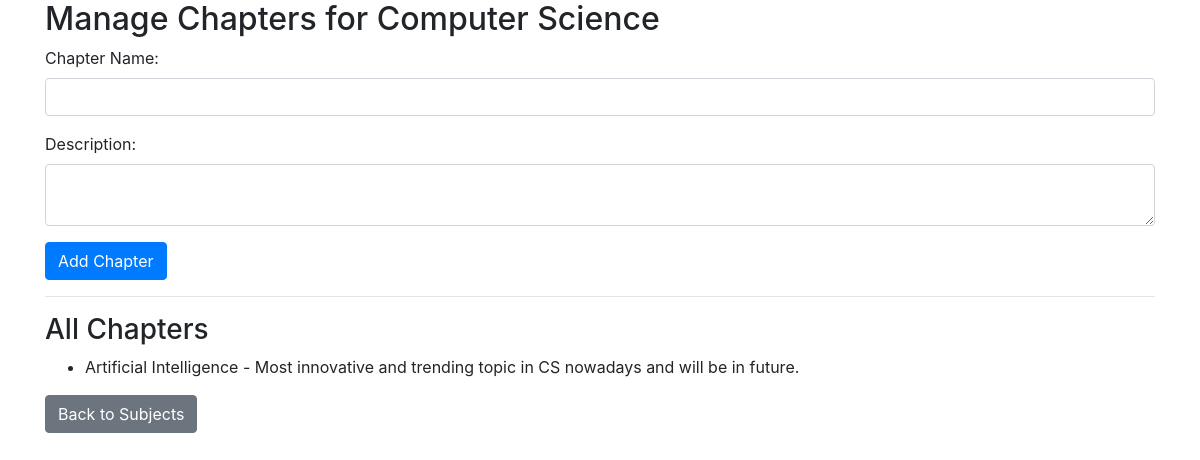
/admin/chapters/2 (signed in), run on the app's committed database.
### models/models.py (models this page shows)
class Subject(db.Model):
    id = db.Column(db.Integer, primary_key=True)
    name = db.Column(db.String(100), unique=True, nullable=False)
    description = db.Column(db.Text, nullable=True)

class Chapter(db.Model):
    id = db.Column(db.Integer, primary_key=True)
    name = db.Column(db.String(100), nullable=False)
    description = db.Column(db.Text, nullable=True)
    subject_id = db.Column(db.Integer, db.ForeignKey('subject.id'), nullable=False)
    subject = db.relationship('Subject', backref=db.backref('chapters', lazy=True))

### routes/admin_routes.py (the view, shortened to what this page needs)
@admin.route('/chapters/<int:subject_id>', methods=['GET', 'POST'])
def manage_chapters(subject_id):
    if not session.get('admin_logged_in'):
        return redirect(url_for('admin.admin_login'))
    subject = Subject.query.get_or_404(subject_id)
    chapters = Chapter.query.filter_by(subject_id=subject.id).all()
    return render_template('admin/manage_chapters.html', subject=subject, chapters=chapters)

### templates/admin/manage_chapters.html (shortened to what this page needs)
<!DOCTYPE html>
<html>
<head>
    <link rel="stylesheet" href="{{ url_for('static', filename='css/bootstrap.min.css') }}">
</head>
<body>
    <div class="container">
        <h2>Manage Chapters for {{ subject.name }}</h2>
        <form method="POST">
            <div class="form-group">
                <label for="name">Chapter Name:</label>
                <input type="text" name="name" class="form-control" required>
            </div>
            <div class="form-group">
                <label for="description">Description:</label>
                <textarea name="description" class="form-control"></textarea>
            </div>
            <button type="submit" class="btn btn-primary">Add Chapter</button>
        </form>
        <hr>
        <h3>All Chapters</h3>
        <ul>
            {% for chapter in chapters %}
                <li>{{ chapter.name }} - {{ chapter.description }}</li>
            {% endfor %}
        </ul>
        <a href="/admin/subjects" class="btn btn-secondary">Back to Subjects</a>
    </div>
</body>
</html>

### data on the page
Subject: name "Computer Science"
Chapter: name "Artificial Intelligence", description "Most innovative and trending topic in CS nowadays and will be in future."
